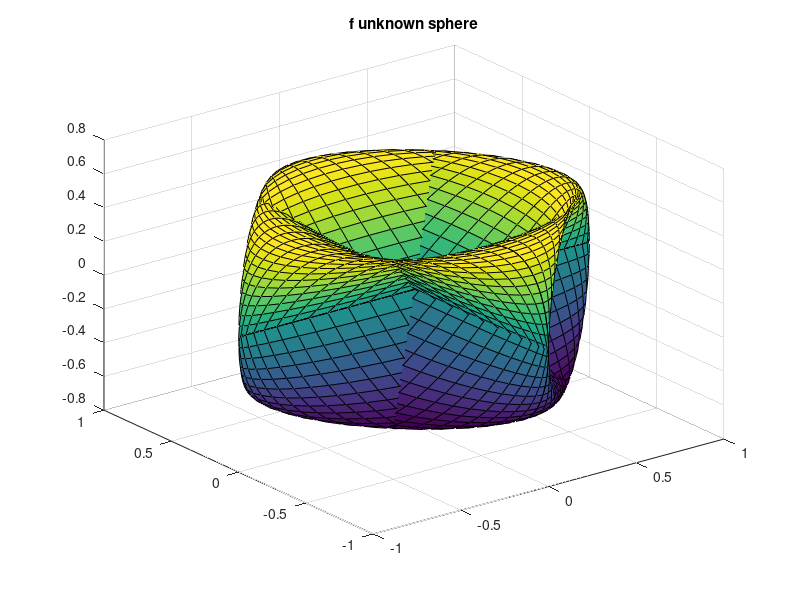

The MATLAB source for this figure:
theta=linspace(-pi,pi,50);
phi=linspace(-pi/2,pi/2,50);
[Theta,Phi]=meshgrid(theta,phi);
x=sin(Phi).*sin(Theta);
y=cos(Phi).*cos(Theta);
z=sin(Phi).*cos(Phi);

surf(x,y,z);
title("\bf unknown sphere");